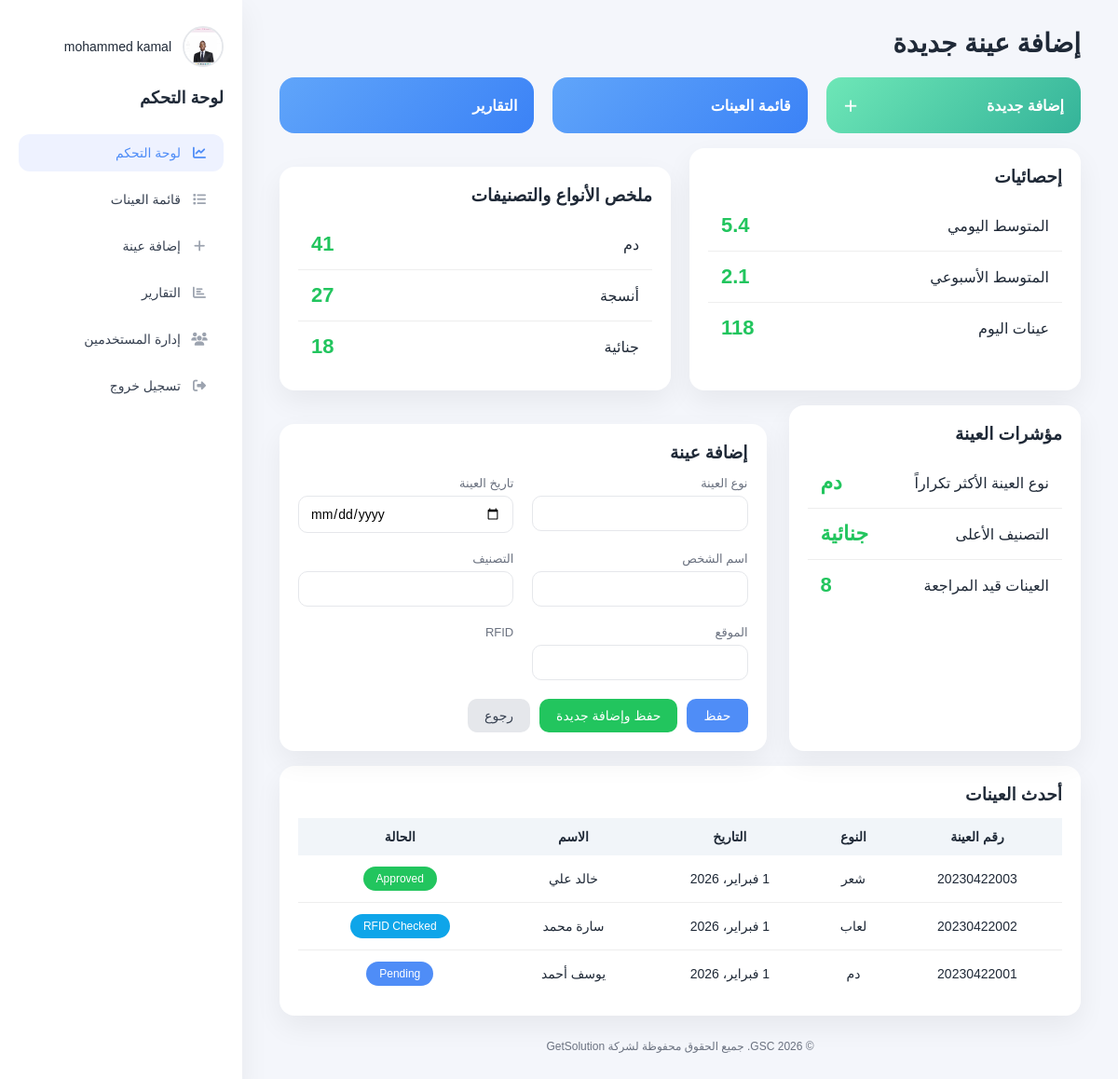
Page /api/dashboard/ (signed in) on the committed database.
### Users/models.py (models this page shows, shortened)
class UserProfile(models.Model):
	user = models.OneToOneField(User, on_delete=models.CASCADE)
	avatar = models.ImageField(upload_to='avatars/', null=True, blank=True)

### Samples/models.py (models this page shows)
class Sample(models.Model):
    STATUS_CHOICES = (
        ('pending', 'Pending'),
        ('checked', 'RFID Checked'),
        ('approved', 'Approved'),
        ('rejected', 'Rejected'),
    )
    sample_number = models.CharField(max_length=50, unique=True)
    sample_type = models.CharField(max_length=50)
    category = models.CharField(max_length=50)
    person_name = models.CharField(max_length=100)
    collected_date = models.DateField()
    location = models.CharField(max_length=100, blank=True)  # Added field for location
    rfid = models.OneToOneField(RFIDTag, on_delete=models.PROTECT)
    status = models.CharField(max_length=20, choices=STATUS_CHOICES, default='pending')

### Samples/views.py (the view)
# urls.py: path('dashboard/', dashboard_view, name='dashboard'),
@login_required
@permission_required('Samples.view_sample', raise_exception=True)
def dashboard_view(request):
	return add_sample_view(request)

### Samples/forms.py
class SampleForm(forms.ModelForm):
    class Meta:
        model = Sample
        fields = ['sample_type', 'category', 'collected_date', 'person_name', 'location']
        widgets = {
            'collected_date': forms.DateInput(attrs={'type': 'date'}),
        }

### Samples/views.py (called while the page is built)
@login_required
@permission_required('Samples.add_sample', raise_exception=True)
def add_sample_view(request):
	if request.method == 'POST':
		form = SampleForm(request.POST)
		if form.is_valid():
			form.save()
			if 'add_another' in request.POST:
				return redirect('add_sample')
			return redirect('sample-list-web')
	else:
		form = SampleForm()
	recent_samples = Sample.objects.all().order_by('-collected_date', '-id')[:5]
	return render(request, 'Samples/add_sample.html', {'form': form, 'samples': recent_samples})

### Samples/templates/Samples/add_sample.html (shortened to what this page needs)
{% extends 'Samples/base.html' %}
{% load i18n %}
{% block content %}
<h1>{% trans "إضافة عينة جديدة" %}</h1>
<div class="grid-3">
    <div class="action-card green">{% trans "إضافة جديدة" %} <span>＋</span></div>
    <a class="action-card blue" href="{% url 'sample-list-web' %}" style="color:#fff;text-decoration:none;">{% trans "قائمة العينات" %}</a>
    <a class="action-card blue" href="{% url 'reports' %}" style="color:#fff;text-decoration:none;">{% trans "التقارير" %}</a>
</div>
<div class="spacer"></div>
<div class="grid-2">
    <div class="card">
        <h3>{% trans "إحصائيات" %}</h3>
        <div class="stat-card"><span>{% trans "المتوسط اليومي" %}</span><strong>5.4</strong></div>
        <div class="stat-card"><span>{% trans "المتوسط الأسبوعي" %}</span><strong>2.1</strong></div>
        <div class="stat-card"><span>{% trans "عينات اليوم" %}</span><strong>118</strong></div>
    </div>
    <div class="card">
        <h3>{% trans "ملخص الأنواع والتصنيفات" %}</h3>
        <div class="stat-card"><span>{% trans "دم" %}</span><strong>41</strong></div>
        <div class="stat-card"><span>{% trans "أنسجة" %}</span><strong>27</strong></div>
        <div class="stat-card"><span>{% trans "جنائية" %}</span><strong>18</strong></div>
    </div>
</div>
<div class="spacer"></div>
<div class="grid-main">
    <div class="card">
        <h3>{% trans "مؤشرات العينة" %}</h3>
        <div class="stat-card"><span>{% trans "نوع العينة الأكثر تكراراً" %}</span><strong>دم</strong></div>
        <div class="stat-card"><span>{% trans "التصنيف الأعلى" %}</span><strong>جنائية</strong></div>
        <div class="stat-card"><span>{% trans "العينات قيد المراجعة" %}</span><strong>8</strong></div>
    </div>
    <div class="card">
        <h3>{% trans "إضافة عينة" %}</h3>
        <form method="post" class="grid-2">
            <div>
                <label>{% trans "نوع العينة" %}</label>
                {{ form.sample_type }}
            </div>
            <div>
                <label>{% trans "تاريخ العينة" %}</label>
                {{ form.collected_date }}
            </div>
            <div>
                <label>{% trans "اسم الشخص" %}</label>
                {{ form.person_name }}
            </div>
            <div>
                <label>{% trans "التصنيف" %}</label>
                {{ form.category }}
            </div>
            <div>
                <label>{% trans "الموقع" %}</label>
                {{ form.location }}
            </div>
            <div>
                <label>{% trans "RFID" %}</label>
            </div>
            <div style="grid-column:1/-1;display:flex;gap:10px;">
                <button class="btn btn-blue" type="submit">{% trans "حفظ" %}</button>
                <button class="btn btn-green" type="submit" name="add_another">{% trans "حفظ وإضافة جديدة" %}</button>
                <a href="{% url 'sample-list-web' %}" class="btn btn-gray">{% trans "رجوع" %}</a>
            </div>
        </form>
    </div>
</div>
<div class="spacer"></div>
<div class="card">
    <h3>{% trans "أحدث العينات" %}</h3>
    <table>
        <thead>
            <tr>
                <th>{% trans "رقم العينة" %}</th>
                <th>{% trans "النوع" %}</th>
                <th>{% trans "التاريخ" %}</th>
                <th>{% trans "الاسم" %}</th>
                <th>{% trans "الحالة" %}</th>
            </tr>
        </thead>
        <tbody>
            {% for sample in samples %}
                <tr>
                    <td>{{ sample.sample_number }}</td>
                    <td>{{ sample.sample_type }}</td>
                    <td>{{ sample.collected_date }}</td>
                    <td>{{ sample.person_name }}</td>
                    <td>
                        <span class="status {% if sample.status == 'approved' %}approved{% elif sample.status == 'pending' %}pending{% elif sample.status == 'checked' %}checked{% else %}rejected{% endif %}">
                            {{ sample.get_status_display|default:sample.status }}
                        </span>
                    </td>
                </tr>
            {% empty %}
                <tr><td colspan="5">{% trans "لا توجد عينات" %}</td></tr>
            {% endfor %}
        </tbody>
    </table>
</div>
{% endblock %}

### Samples/templates/Samples/base.html (shortened to what this page needs)
<!DOCTYPE html>
<html lang="{% if LANGUAGE_CODE == 'ar' %}ar{% else %}en{% endif %}" dir="{% if LANGUAGE_CODE == 'ar' %}rtl{% else %}ltr{% endif %}">
<head>
    {% load i18n %}
    <link rel="stylesheet" href="https://cdnjs.cloudflare.com/ajax/libs/font-awesome/6.4.0/css/all.min.css">
</head>
<body>
<div class="layout">
    {% if request.user.is_authenticated %}
    <aside class="sidebar">
        <div class="avatar" id="avatarMenu">
            {% if request.user.userprofile.avatar %}
                <img class="avatar-img" alt="avatar" src="{{ request.user.userprofile.avatar.url }}">
            {% endif %}
            <div class="avatar-name">{{ request.user.get_full_name|default:request.user.username }}</div>
        </div>
        <h3>{% trans "Control Panel" %}</h3>
        <a href="{% url 'dashboard' %}" class="{% if '/api/dashboard/' in request.path %}active{% endif %}"><i class="fas fa-chart-line"></i>{% trans "Dashboard" %}</a>
        <a href="/api/samples/web/" class="{% if '/api/samples/web/' in request.path %}active{% endif %}"><i class="fas fa-list"></i>{% trans "Sample List" %}</a>
        <a href="/api/samples/add/" class="{% if '/api/samples/add/' in request.path %}active{% endif %}"><i class="fas fa-plus"></i>{% trans "Add Sample" %}</a>
        <a href="{% url 'reports' %}" class="{% if '/api/reports/' in request.path %}active{% endif %}"><i class="fas fa-chart-bar"></i>{% trans "Reports" %}</a>
        {% if request.user.is_superuser %}
            <a href="{% url 'user_management' %}" class="{% if '/users/management/' in request.path %}active{% endif %}"><i class="fas fa-users"></i>{% trans "User Management" %}</a>
        {% endif %}
        <a href="/users/logout/"><i class="fas fa-sign-out-alt"></i>{% trans "Logout" %}</a>
    </aside>
    {% endif %}
    <main class="main" style="width:100%;">
        {% block content %}{% endblock %}
        <div class="spacer"></div>
        <div class="muted" style="text-align:center;font-size:12px;padding:10px 0;">
            {% trans "© 2026 GSC. All rights reserved for GetSolution Co" %}
        </div>
    </main>
</div>
</body>
</html>

### Samples/templates/Samples/base.html (style rules this page uses)
:root { --blue:#4f8df7; --blue-2:#3b82f6; --green:#22c55e; --green-2:#34b399; --red:#ef4444; --bg:#f4f6fb; --card:#ffffff; --text:#1f2937; --muted:#6b7280; --border:#e5e7eb; --radius:16px; }
* { box-sizing:border-box;font-family:"Cairo",sans-serif }
body { margin:0;background:var(--bg);color:var(--text) }
.layout { display:flex;min-height:100vh;direction:ltr }
.sidebar { direction:rtl;width:260px;background:#fff;padding:28px 20px;box-shadow:0 10px 30px rgba(0,0,0,.06) }
.main { direction:rtl;flex:1;padding:30px 40px }
.sidebar h3 { margin:0 0 28px 0;font-size:18px }
.sidebar .avatar { display:flex;align-items:center;gap:12px;margin-bottom:22px;position:relative }
.sidebar .avatar-img { width:44px;height:44px;border-radius:50%;object-fit:cover;border:2px solid #e5e7eb }
.sidebar .avatar-name { font-size:14px;color:#1f2937 }
.sidebar a { display:block;padding:12px 16px;margin-bottom:10px;border-radius:12px;text-decoration:none;color:#374151;font-size:14px;display:flex;align-items:center;gap:10px }
.sidebar a i { width:20px;text-align:center;color:#9ca3af;font-size:14px }
.sidebar a.active,.sidebar a:hover { background:#eef2ff;color:var(--blue) }
.sidebar a.active i,.sidebar a:hover i { color:var(--blue) }
h1 { margin:0 0 20px 0;font-size:28px }
h3 { margin:0 0 14px 0 }
.card { background:#fff;padding:20px;border-radius:var(--radius);box-shadow:0 12px 30px rgba(0,0,0,.06) }
.card + .card { margin-top:20px }
.btn { border:none;padding:10px 18px;border-radius:10px;cursor:pointer;font-size:14px;display:inline-flex;align-items:center;gap:6px }
.btn-blue { background:var(--blue);color:#fff }
.btn-green { background:var(--green);color:#fff }
.btn-gray { background:#e5e7eb;color:#374151;text-decoration:none }
.status { padding:6px 14px;border-radius:999px;color:#fff;font-size:12px;display:inline-block }
.status.pending { background:var(--blue) }
.status.checked { background:#0ea5e9 }
.status.approved { background:var(--green) }
label { font-size:13px;color:var(--muted);display:block;margin-bottom:6px }
input, select { width:100%;padding:10px 12px;border-radius:10px;border:1px solid var(--border);font-size:14px;background:#fff }
table { width:100%;border-collapse:collapse }
thead { background:#f1f5f9 }
th,td { padding:12px 10px;text-align:center;font-size:14px }
tbody tr:not(:last-child) { border-bottom:1px solid #eee }
.grid-2 { display:grid;grid-template-columns:1fr 1fr;gap:20px }
.grid-3 { display:grid;grid-template-columns:repeat(3,1fr);gap:20px }
.grid-main { display:grid;grid-template-columns:1.2fr 2fr;gap:24px }
.muted { color:var(--muted) }
.spacer { height:16px }
.action-card { color:#fff;padding:18px;border-radius:var(--radius);display:flex;justify-content:space-between;align-items:center;font-weight:600 }
.action-card.green { background:linear-gradient(135deg,#6ee7b7,#34b399) }
.action-card.blue { background:linear-gradient(135deg,#60a5fa,#3b82f6) }
.stat-card { display:flex;justify-content:space-between;align-items:center;padding:14px;border-bottom:1px solid #eee }
.stat-card:last-child { border-bottom:none }
.stat-card strong { font-size:22px;color:var(--green) }

### rows in the picture
Sample: sample_number "20230422003", sample_type "شعر", collected_date "1 فبراير، 2026", person_name "خالد علي", status "Approved"
Sample: sample_number "20230422002", sample_type "لعاب", collected_date "1 فبراير، 2026", person_name "سارة محمد", status "RFID Checked"
Sample: sample_number "20230422001", sample_type "دم", collected_date "1 فبراير، 2026", person_name "يوسف أحمد", status "Pending"

### other values in the picture
{{ request.user.get_full_name|default:request.user.username }} "mohammed kamal"
